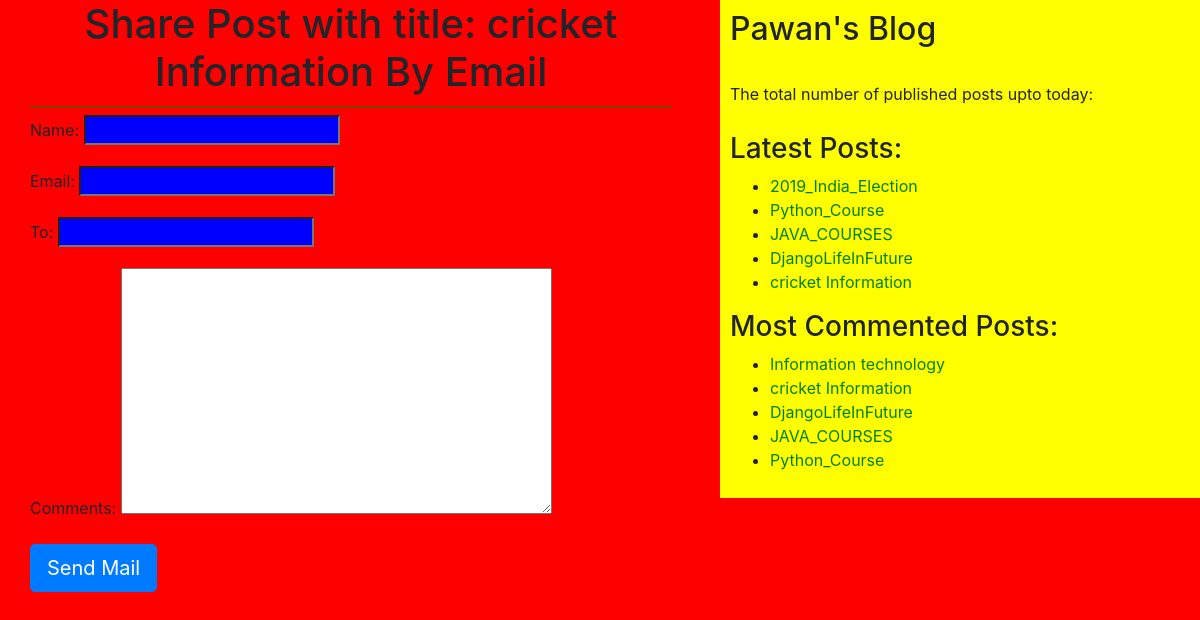
The app's page /2/share/ with its own data.
### blogapp/models.py (models this page shows, shortened)
class Post(models.Model):
    STATUS_CHOICES=(('draft','Draft'),('published','Published'))
    title=models.CharField(max_length=256)
    slug=models.SlugField(max_length=264,unique_for_date='publish')
    author=models.ForeignKey(User,related_name='blog_posts',on_delete=models.DO_NOTHING)
    body=models.TextField()
    publish=models.DateTimeField(default=timezone.now)
    created=models.DateTimeField(auto_now_add=True)
    updated=models.DateTimeField(auto_now=True)
    status=models.CharField(max_length=10,choices=STATUS_CHOICES,default='draft')
    objects=CustomManager()
    tags=TaggableManager()
    class Meta:
        ordering=('-publish',)
    def get_absolute_url(self):
        return reverse('post_detail',args=[self.publish.year,self.publish.strftime('%m'),self.publish.strftime('%d'),self.slug])

### blogapp/views.py (the view)
# urls.py: url(r'^(?P<id>\d+)/share/$',views.mail_send_view),
def mail_send_view(request,id):
    post=get_object_or_404(Post,id=id,status='published')
    sent=False
    if request.method=='POST':
        form=EmailSendForm(request.POST)
        if form.is_valid():
            cd=form.cleaned_data
            subject='{}({}) recommends you to read"{}"'.format(cd['name'],cd['email'],post.title)
            post_url=request.build_absolute_uri(post.get_absolute_url())
            message='Read Post At:\n {}\n\n{}\'s Comments:\n{}'.format(post_url,cd['name'],cd['comments'])
            send_mail(subject,message,'kumarsharmapawan190@gmail.com',[cd['to']])
            sent=True
    else:
        form=EmailSendForm()
    return render(request,'blogapp/sharebyemail.html',{'form':form,'post':post,'sent':sent})

### blogapp/forms.py
class EmailSendForm(forms.Form):
    name=forms.CharField()
    email=forms.EmailField()
    to=forms.EmailField()
    comments=forms.CharField(required=False,widget=forms.Textarea)

### blogapp/models.py (called while the page is built)
    def get_queryset(self):
        return super().get_queryset().filter(status='published')

### blogapp/templatetags/blog_tags.py (called while the page is built)
@register.simple_tag(name='my_tag')
def total_posts():
    return Post.objects.count()

@register.inclusion_tag('blogapp/latest_posts123.html')
def show_latest_posts(count=3):
    latest_posts=Post.objects.order_by('-publish')[:count]
    return {'latest_posts':latest_posts}

@register.simple_tag
def get_most_commented_posts(count=5):
    return Post.objects.annotate(total_comments=Count('comments')).order_by('-total_comments')[:count]

### templates/blogapp/sharebyemail.html (shortened to what this page needs)
<!DOCTYPE html>
{%extends 'blogapp/base.html' %}
    {%block content%}
    {%if sent%}
    <h1>Email Successfully sent!!</h1>
    <h2>Post with the title:{{post.title}} information shared by email</h2>
    {%else%}
    <h1>Share Post with title: {{post.title}} By Email</h1>
        <form method='POST'>
          {{form.as_p}}
          <input type="submit" class='btn btn-primary btn-lg' value="Send Mail">
          </form>
    {%endif%}
    {%endblock%}

### templates/blogapp/base.html (shortened to what this page needs)
<!DOCTYPE html>
{%load blog_tags%}
{%load static%}
<html lang="en" dir="ltr">
  <head>
    <link rel="stylesheet" href="https://stackpath.bootstrapcdn.com/bootstrap/4.5.0/css/bootstrap.min.css">
    <link rel="stylesheet" href="{% static "css/blog.css"%}">
  </head>
  <body>
    <div class="content">
      {%block content%}
      {%endblock%}
  </div>
  <div class='sidebar'>
       <h2>Pawan's Blog</h2>
       <p>The total number of published posts upto today: <span id='pcount'>{% my_tag %}</span></p>
       <h3>Latest Posts:</h3>{%show_latest_posts 5%}
       <h3>Most Commented Posts:</h3>
       {%get_most_commented_posts as most_commented_posts%}
       <ul>
         {%for post in most_commented_posts %}
         <li><a href="{{post.get_absolute_url}}">{{post.title}}</a></li>
         {%endfor%}
       </ul>
  </div>
  </body>
</html>

### templates/blogapp/latest_posts123.html
<ul>
  {%for post in latest_posts %}
  <li><a href="{{post.get_absolute_url}}">{{post.title}}</a></li>
  {%endfor%}
</ul>

### static/css/blog.css (style rules this page uses)
.content { width:56%; float:left; padding: 0 0 0 30px; background: red; height: 100%; }
.sidebar { width:40%; float:right; padding: 10px; background: yellow; height: 100%; }
h1 { text-align: center; border-bottom: 1px solid green; padding-bottom: 10px; }
body { background-color: red; }
a { color: green; }
input { background: blue; color:white; }
#pcount { font-size: 40px; color: yellow; font-weight: bold; }

### records on screen
Post: title "cricket Information"
Post: title "2019_India_Election"
Post: title "Python_Course"
Post: title "JAVA_COURSES"
Post: title "DjangoLifeInFuture"
Post: title "Information technology"
